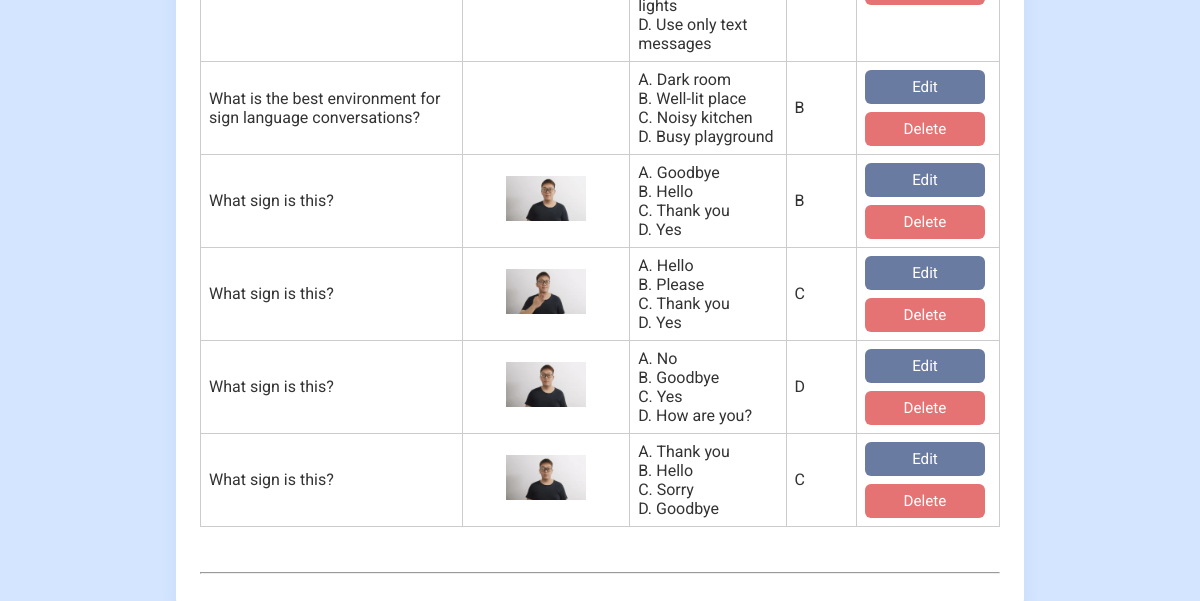
Before: /admin_quiz.php?edit=2 (signed in, lower part) with the older database file.
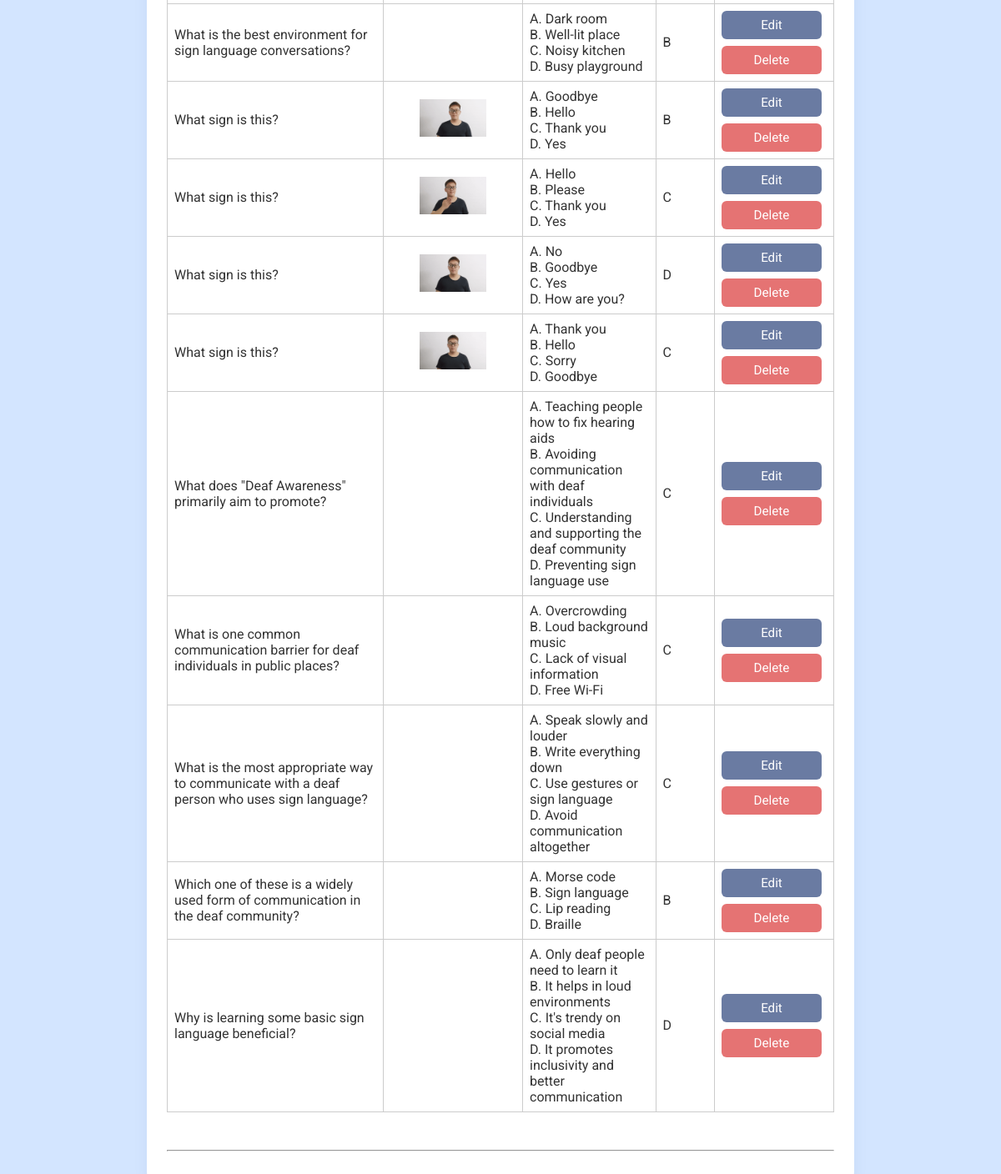
After: the same page with the newer database file.
### tables this page shows
CREATE TABLE `quiz_questions` (
  `question_id` int(11) NOT NULL,
  `question_text` varchar(255) NOT NULL,
  `image` varchar(255) DEFAULT NULL,
  `option_a` varchar(100) NOT NULL,
  `option_b` varchar(100) NOT NULL,
  `option_c` varchar(100) NOT NULL,
  `option_d` varchar(100) NOT NULL,
  `correct_option` char(1) NOT NULL
);

### admin_quiz.php (the view, shortened to what the changed rows need)
<?php
require 'database.php';
$qres = $conn->query("SELECT * FROM quiz_questions ORDER BY question_id ASC");
$questions = [];
while ($row = $qres->fetch_assoc()) {
    $questions[] = $row;
}
?>
<!DOCTYPE html>
<html lang="en">
<head>
</head>
<body>
<?php include 'nav.php'; ?>
<main>
    <div class="container">
        <table class="quiz-table">
            <tbody>
            <?php foreach ($questions as $q): ?>
                <?php if (isset($_GET['edit']) && $_GET['edit'] == $q['question_id']): ?>
                <tr>
                    <form method="POST" enctype="multipart/form-data">
                        <input type="hidden" name="edit_question" value="<?= $q['question_id'] ?>">
                        <td>
                            <input type="text" name="edit_question_text" value="<?= htmlspecialchars($q['question_text']) ?>" required maxlength="255">
                        </td>
                        <td style="text-align:center; width: 150px;">
                            <?php if (!empty($q['image'])): ?>
                                <img src="<?= htmlspecialchars($q['image']) ?>" alt="Current Image" style="max-width:80px; max-height:60px; object-fit:contain; margin-bottom:5px;"><br>
                            <?php else: ?>
                                <img src="images/quiz_default.svg" alt="Default Image" style="max-width:80px; max-height:60px; object-fit:contain; margin-bottom:5px;"><br>
                            <?php endif; ?>
                            <label class="file-label" for="edit_question_image_<?= $q['question_id'] ?>">Change Image</label>
                                <input type="file" id="edit_question_image_<?= $q['question_id'] ?>" name="question_image" accept=".gif,.png,.jpg,.jpeg,image/gif,image/png,image/jpeg">
                                <span class="edit-image-label" style="font-size:0.95em;color:#888;margin-left:10px;"></span>
                            <br>
                                <small>Leave blank to keep existing image</small>
                        </td>
                        <td>
                            <input type="text" name="edit_option_a" value="<?= htmlspecialchars($q['option_a']) ?>" required maxlength="100" style="width:60px;"> A<br>
                            <input type="text" name="edit_option_b" value="<?= htmlspecialchars($q['option_b']) ?>" required maxlength="100" style="width:60px;"> B<br>
                            <input type="text" name="edit_option_c" value="<?= htmlspecialchars($q['option_c']) ?>" required maxlength="100" style="width:60px;"> C<br>
                            <input type="text" name="edit_option_d" value="<?= htmlspecialchars($q['option_d']) ?>" required maxlength="100" style="width:60px;"> D
                        </td>
                        <td>
                            <select name="edit_correct_option" required>
                                <option value="A" <?= $q['correct_option']=='A'?'selected':'' ?>>A</option>
                                <option value="B" <?= $q['correct_option']=='B'?'selected':'' ?>>B</option>
                                <option value="C" <?= $q['correct_option']=='C'?'selected':'' ?>>C</option>
                                <option value="D" <?= $q['correct_option']=='D'?'selected':'' ?>>D</option>
                            </select>
                        </td>
                        <td>
                            <div class="action-buttons">
                                <button type="submit" name="edit_question" value="<?= $q['question_id'] ?>" class="save-btn">Save</button>
                                <a href="admin_quiz.php" class="action-btn">Cancel</a>
                            </div>
                        </td>
                    </form>
                </tr>
                <?php else: ?>
                    <tr>
                        <td>
                            <?= htmlspecialchars($q['question_text']) ?>
                        </td>
                        <td style="text-align:center; width: 150px;">
                            <?php if (!empty($q['image'])): ?>
                                <img src="<?= htmlspecialchars($q['image']) ?>" alt="Question Image" style="max-width:80px; max-height:60px; object-fit:contain;">
                            <?php else: ?>
                                <img src="images/quiz_default.svg" alt="Default Image" class="quiz_image">
                            <?php endif; ?>
                        </td>
                        <td>
                            A. <?= htmlspecialchars($q['option_a']) ?><br>
                            B. <?= htmlspecialchars($q['option_b']) ?><br>
                            C. <?= htmlspecialchars($q['option_c']) ?><br>
                            D. <?= htmlspecialchars($q['option_d']) ?>
                        </td>
                        <td><?= $q['correct_option'] ?></td>
                        <td>
                            <div class="action-buttons">
                                <a href="admin_quiz.php?edit=<?= $q['question_id'] ?>" class="edit-btn">Edit</a>
                                <a href="admin_quiz.php?delete=<?= $q['question_id'] ?>" class="delete-btn" onclick="return confirm('Delete this question?');">Delete</a>
                            </div>
                        </td>
                    </tr>
                <?php endif; ?>
            <?php endforeach; ?>
            </tbody>
        </table>
        <br>
    </div>
</main>
</body>
</html>

Changed rows visible on the page:
no longer on this page (row unchanged): quiz_questions: option_d "Use only text messages"
added quiz_questions: question_text "What does \"Deaf Awareness\" primarily aim to promote?", option_a "Teaching people how to fix hearing aids", option_b "Avoiding communication with deaf individuals", option_c "Understanding and supporting the deaf community", option_d "Preventing sign language use", correct_option "C"
added quiz_questions: question_text "What is one common communication barrier for deaf individuals in public places?", option_a "Overcrowding", option_b "Loud background music", option_c "Lack of visual information", option_d "Free Wi-Fi", correct_option "C"
added quiz_questions: question_text "What is the most appropriate way to communicate with a deaf person who uses sign language?", option_a "Speak slowly and louder", option_b "Write everything down", option_c "Use gestures or sign language", option_d "Avoid communication altogether", correct_option "C"
added quiz_questions: question_text "Which one of these is a widely used form of communication in the deaf community?", option_a "Morse code", option_b "Sign language", option_c "Lip reading", option_d "Braille", correct_option "B"
added quiz_questions: question_text "Why is learning some basic sign language beneficial?", option_a "Only deaf people need to learn it", option_b "It helps in loud environments", option_c "It's trendy on social media", option_d "It promotes inclusivity and better communication", correct_option "D"
